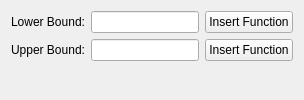
    <widget class="QWidget" name="randomOrderIntPage">
      <layout class="QVBoxLayout" name="randomOrderIntFormLayout">
        <item>
        <layout class="QHBoxLayout" name="randomOrderIntLowerBoundLayout">
            <item>
                <widget class="QLabel" name="randomOrderIntLowerBoundLabel">
                <property name="text">
                <string>Lower Bound:</string>
                </property>
                </widget>
            </item>
            <item>
                <widget class="QLineEdit" name="randomOrderIntLowerBoundEdit"/>
            </item>
            <item>
                <widget class="QPushButton" name="randomOrderIntLowerBoundInsertFn">
                <property name="text">
                    <string>Insert Function</string>
                </property>
                </widget>
            </item>
        </layout>
        </item>
        <item>
        <layout class="QHBoxLayout" name="randomOrderIntUpperBoundLayout">
            <item>
                <widget class="QLabel" name="randomOrderIntUpperBoundLabel">
                <property name="text">
                <string>Upper Bound:</string>
                </property>
                </widget>
            </item>
            <item>
                <widget class="QLineEdit" name="randomOrderIntUpperBoundEdit"/>
            </item>
            <item>
                <widget class="QPushButton" name="randomOrderIntUpperBoundInsertFn">
                <property name="text">
                    <string>Insert Function</string>
                </property>
                </widget>
            </item>
        </layout>
        </item>
        <item><spacer name="verticalSpacer_3">
            <property name="orientation"><enum>Qt::Vertical</enum></property>
            <property name="sizeHint" stdset="0"><size><width>5</width><height>5</height></size></property>
        </spacer></item>      
      </layout>
    </widget>
